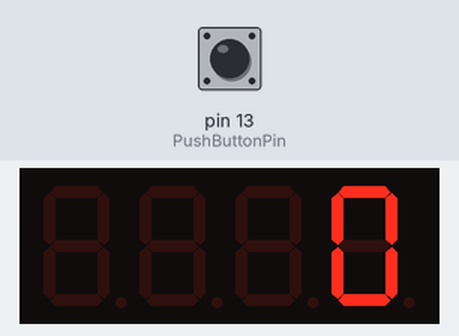
Simulated run of this sketch. Board: Arduino Uno, built with avr-gcc and run on an emulated ATmega328P. Parts: 4-digit seven-segment display. Inputs (shaded band) come from the test bench; at power-on: pin 13 (PushButtonPin) LOW. What the sketch prints to the serial monitor is not drawn.

Above: at 1.2 s.
1.3 s: pin 13 (PushButtonPin) pulled HIGH for 0.15 s
At 1.38 s:
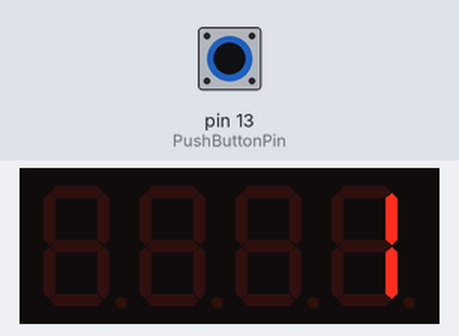
Timing chart, 0 to 4.3 s (numbered marks = the images above; inputs shaded):
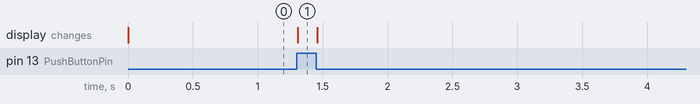

Measured:
- after the input at 1.3 s, the display: changes at once (image 1)

The sketch:

DigitalCounterButtonPress.ino
```cpp
const int PushButtonPin = 13;
int buttonstate = 0;
#include <SevSeg.h>
SevSeg sevseg;

void setup() {
  pinMode(PushButtonPin, INPUT);
  Serial.begin(9600);
  byte numDigits = 4;
  byte digitPins [] = {A0, A1, A2, A3};
  byte segmentPins[] = {3, 4, 5, 6, 2, 9, 7, 8};
  sevseg.begin(COMMON_CATHODE, numDigits, digitPins, segmentPins);
  int count = 1;
  static unsigned int HoldNumber = 0;
}

void loop() {
  buttonstate = digitalRead(PushButtonPin);
  Serial.println(buttonstate);
  sevseg.refreshDisplay();
  sevseg.setNumber(0);
  if (buttonstate == HIGH) {
    sevseg.setNumber(1);
  } else {

  }
}
```
